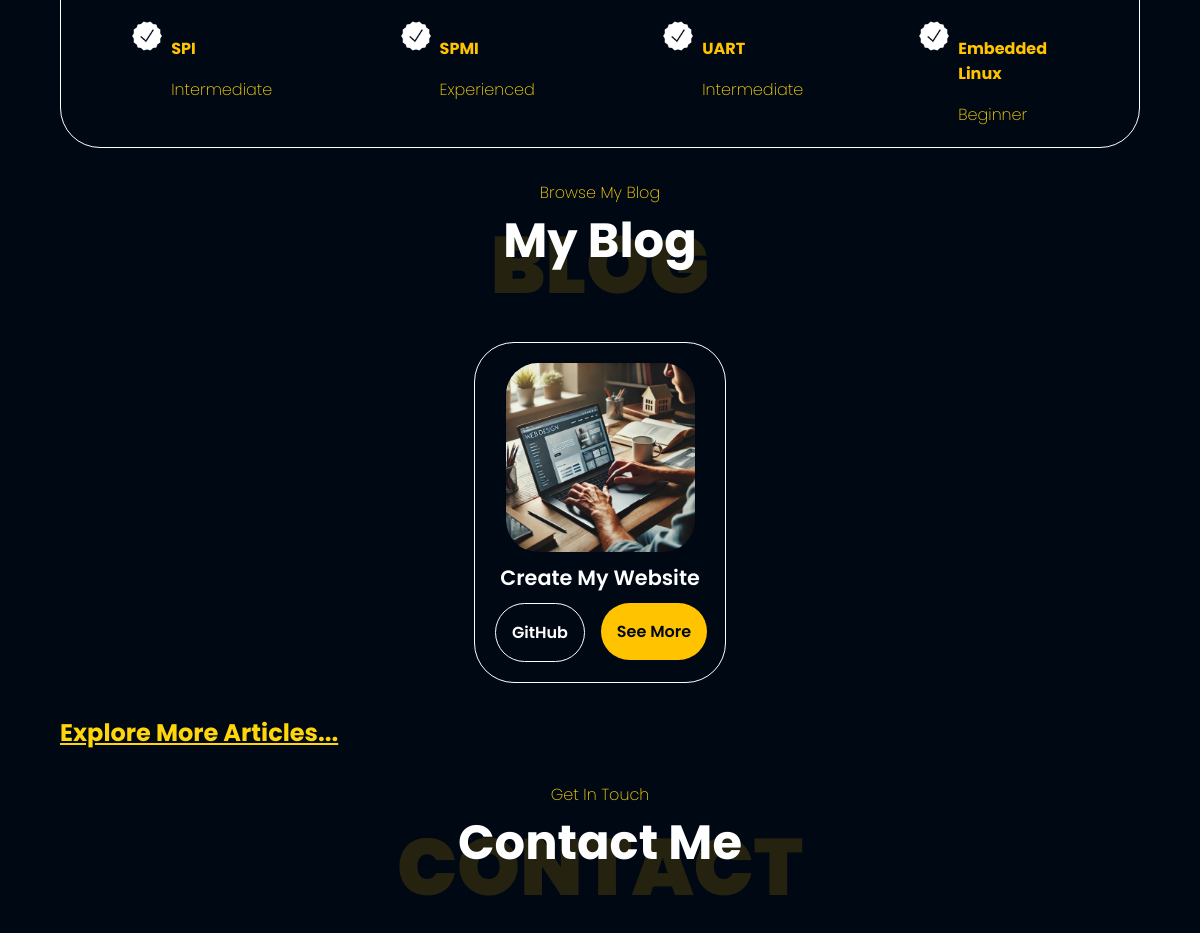
Before: / (middle part) with the older database file.
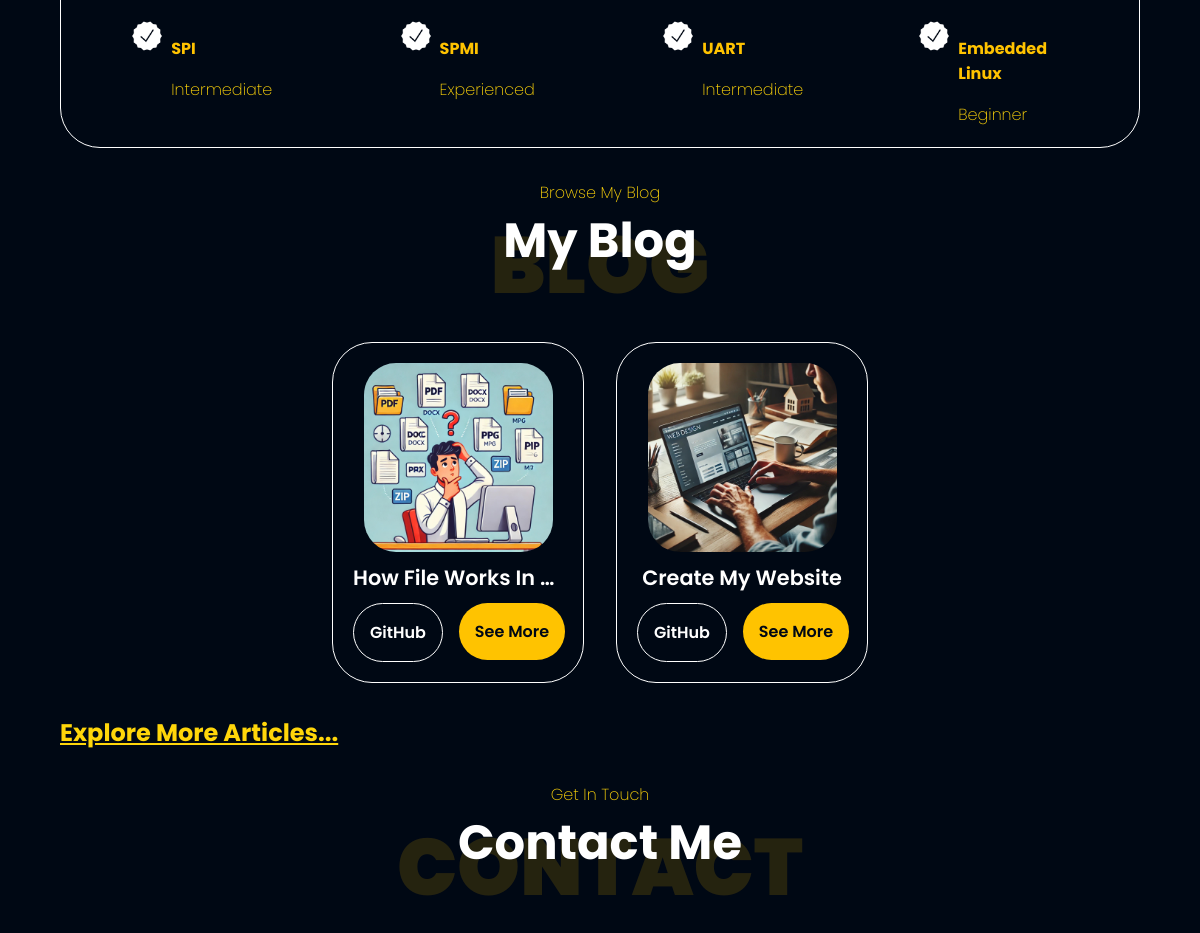
After: the same page with the newer database file.
### blog/models.py (models this page shows, shortened)
class Post(models.Model):
    title       = models.CharField(max_length=256, unique=True, blank=False)
    slug        = models.SlugField(max_length=256, unique=True, blank=False)
    author      = models.ForeignKey(User, on_delete = models.CASCADE, related_name='blog_posts')
    created_at  = models.DateTimeField(auto_now_add=True)
    updated_at  = models.DateTimeField(auto_now=True)
    content     = models.TextField()
    tag_tech    = models.CharField(max_length=200, blank=True, null=True)
    status      = models.IntegerField(choices=STATUS, default=0)
    image       = models.ImageField(upload_to='post_images', null=False, blank=False)
    link_github = models.CharField(max_length=500, unique=True, blank=True, null=True)
    class Meta():
        ordering = ['-created_at']

### blog/views.py (the view)
# urls.py: path('', views.HomePage.as_view(), name="index"),
class HomePage(ListView):
    template_name = 'blog/index.html'
    model = Post
    def get_queryset(self):
        return Post.objects.filter(status=1).order_by('-created_at')

### blog/templates/blog/index.html (shortened to what this page needs)
{% extends "blog/base.html" %}
{% block content %}
    <section id="experience">
        <div class="section__text">
            <div class="experience-details-container">
                <div class="experience-containers">
                    <div class="details-containers-ex">
                        <div class="article-container">
                            <article>
                                <img src="/media/assets/checkmark.png" alt="checkmark icon" class="icon">
                                <div>
                                    <h3>SPI</h3>
                                    <p>Intermediate</p>
                                </div>
                            </article>
                            <article>
                                <img src="/media/assets/checkmark.png" alt="checkmark icon" class="icon">
                                <div>
                                    <h3>SPMI</h3>
                                    <p>Experienced</p>
                                </div>
                            </article>
                            <article>
                                <img src="/media/assets/checkmark.png" alt="checkmark icon" class="icon">
                                <div>
                                    <h3>UART</h3>
                                    <p>Intermediate</p>
                                </div>
                            </article>
                            <article>
                                <img src="/media/assets/checkmark.png" alt="checkmark icon" class="icon">
                                <div>
                                    <h3>Embedded Linux</h3>
                                    <p>Beginner</p>
                                </div>
                            </article>
                        </div>
                    </div>
                </div>
            </div>
        </div>
    </section>
    <section id="project">
        <div class="section__text">
            <p class="section__text__p1">Browse My Blog</p>
            <h1 class="big-behind b2">BLOG</h1>
            <h1 class="title">My Blog</h1>
            <div class="experience-details-container">
                <div class="about-containers-project">
                    {% for post in post_list %}
                    <div class="details-container-project color-container">
                        <div class="article-container">
                            <img src="{{post.image.url}}" alt="{{post.title}}" class="project-img">
                        </div>
                        <div class="project-title-container">
                            <h2 class="experience-sub-title project-title">{{post.title}}</h2>
                        </div>
                        <div class="project-btn">
			    <div class="btn btn-color-2">
                                <a href="{{post.link_github}}">GitHub</a>
                            </div>
                            <a href="{% url 'post_detail' post.slug %}">
                                <div class="btn btn-color-1" id="btn-color-2-post">
                                    See More
                                </div>
                            </a>
                        </div>
                    </div>
                    {% empty %}
                    <p>Aucun article pour le moment.</p>
                    {% endfor %}
                    </div>
                </div>
            </div>
            <a href="{% url 'post_list' %}"><h2 id="explore-more">Explore More Articles...</h2></a>
    </section>
    <section id="contact">
        <div class="section__text">
            <p class="section__text__p1">Get In Touch</p>
            <h1 class="big-behind">CONTACT</h1>
            <h1 class="title">Contact Me</h1>
        </div>
    </section>
{% endblock %}

Changed rows visible on the page:
added Post: image (picture), title "How File Works In…"
